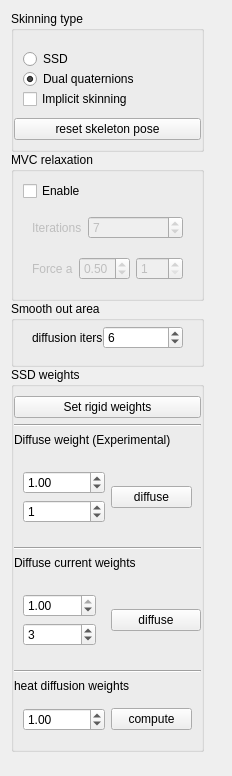
       <widget class="QWidget" name="Animation_settings">
        <property name="geometry">
         <rect>
          <x>0</x>
          <y>0</y>
          <width>232</width>
          <height>776</height>
         </rect>
        </property>
        <attribute name="label">
         <string>Skinning</string>
        </attribute>
        <layout class="QHBoxLayout" name="horizontalLayout_2">
         <item>
          <layout class="QVBoxLayout" name="vert_layout_anim_toolbox">
           <property name="spacing">
            <number>0</number>
           </property>
           <item>
            <widget class="QGroupBox" name="box_anim_type">
             <property name="title">
              <string>Skinning type</string>
             </property>
             <layout class="QVBoxLayout" name="verticalLayout_10">
              <property name="spacing">
               <number>0</number>
              </property>
              <property name="leftMargin">
               <number>0</number>
              </property>
              <property name="rightMargin">
               <number>0</number>
              </property>
              <item>
               <widget class="QWidget" name="radio_grp_3" native="true">
                <layout class="QVBoxLayout" name="verticalLayout_11">
                 <property name="spacing">
                  <number>0</number>
                 </property>
                 <item>
                  <widget class="QRadioButton" name="ssd_raio">
                   <property name="text">
                    <string>SSD</string>
                   </property>
                   <property name="checked">
                    <bool>false</bool>
                   </property>
                  </widget>
                 </item>
                 <item>
                  <widget class="QRadioButton" name="dual_quaternion_radio">
                   <property name="text">
                    <string>Dual quaternions</string>
                   </property>
                   <property name="checked">
                    <bool>true</bool>
                   </property>
                  </widget>
                 </item>
                 <item>
                  <widget class="QCheckBox" name="implicit_skinning_checkBox">
                   <property name="text">
                    <string>Implicit skinning</string>
                   </property>
                  </widget>
                 </item>
                </layout>
               </widget>
              </item>
              <item>
               <widget class="QPushButton" name="reset_anim">
                <property name="toolTip">
                 <string>&lt;html&gt;&lt;head/&gt;&lt;body&gt;&lt;p&gt;Set skeleton to the rest pose.&lt;/p&gt;&lt;p&gt;Shortcut: backspace&lt;/p&gt;&lt;/body&gt;&lt;/html&gt;</string>
                </property>
                <property name="text">
                 <string>reset skeleton pose</string>
                </property>
               </widget>
              </item>
             </layout>
            </widget>
           </item>
           <item>
            <widget class="QGroupBox" name="grpBox_smoothing">
             <property name="title">
              <string>MVC relaxation</string>
             </property>
             <layout class="QVBoxLayout" name="verticalLayout_9">
              <property name="spacing">
               <number>6</number>
              </property>
              <item>
               <widget class="QCheckBox" name="enable_smoothing">
                <property name="text">
                 <string>Enable</string>
                </property>
               </widget>
              </item>
              <item>
               <widget class="QWidget" name="widget_7" native="true">
                <property name="enabled">
                 <bool>false</bool>
                </property>
                <layout class="QVBoxLayout" name="verticalLayout_27">
                 <property name="spacing">
                  <number>0</number>
                 </property>
                 <property name="margin">
                  <number>0</number>
                 </property>
                 <item>
                  <widget class="QWidget" name="form_widget_smoot_iter" native="true">
                   <layout class="QFormLayout" name="formLayout">
                    <item row="0" column="1">
                     <widget class="QSpinBox" name="spinBox_smooth_iter">
                      <property name="buttonSymbols">
                       <enum>QAbstractSpinBox::UpDownArrows</enum>
                      </property>
                      <property name="minimum">
                       <number>1</number>
                      </property>
                      <property name="maximum">
                       <number>300</number>
                      </property>
                      <property name="value">
                       <number>7</number>
                      </property>
                     </widget>
                    </item>
                    <item row="0" column="0">
                     <widget class="QLabel" name="lbl_nb_iter_smoothing">
                      <property name="text">
                       <string>Iterations</string>
                      </property>
                     </widget>
                    </item>
                   </layout>
                  </widget>
                 </item>
                 <item>
                  <widget class="QWidget" name="widget_force_a_b" native="true">
                   <property name="enabled">
                    <bool>false</bool>
                   </property>
                   <layout class="QVBoxLayout" name="verticalLayout_26">
                    <property name="margin">
                     <number>0</number>
                    </property>
                    <item>
                     <widget class="QWidget" name="widget_3" native="true">
                      <layout class="QHBoxLayout" name="horizontalLayout_5">
                       <item>
                        <widget class="QLabel" name="lbl_smooth_force_a">
                         <property name="toolTip">
                          <string>For Laplacian/tangential set the smoothing strenght.
For Humphrey set how much the original position counts</string>
                         </property>
                         <property name="text">
                          <string>Force a</string>
                         </property>
                        </widget>
                       </item>
                       <item>
                        <widget class="QDoubleSpinBox" name="spinB_smooth_force_a">
                         <property name="maximum">
                          <double>1.000000000000000</double>
                         </property>
                         <property name="singleStep">
                          <double>0.100000000000000</double>
                         </property>
                         <property name="value">
                          <double>0.500000000000000</double>
                         </property>
                        </widget>
                       </item>
                       <item>
                        <widget class="QSpinBox" name="spinBox_2">
                         <property name="minimum">
                          <number>1</number>
                         </property>
                         <property name="maximum">
                          <number>150</number>
                         </property>
                        </widget>
                       </item>
                      </layout>
                     </widget>
                    </item>
                   </layout>
                  </widget>
                 </item>
                </layout>
               </widget>
              </item>
             </layout>
            </widget>
           </item>
           <item>
            <widget class="QGroupBox" name="grpBox_smoothing_weights">
             <property name="title">
              <string>Smooth out area</string>
             </property>
             <layout class="QVBoxLayout" name="verticalLayout_23">
              <property name="topMargin">
               <number>5</number>
              </property>
              <item>
               <widget class="QWidget" name="widget_smooth_weights_diffuse_iter" native="true">
                <layout class="QFormLayout" name="formLayout_2">
                 <property name="horizontalSpacing">
                  <number>0</number>
                 </property>
                 <property name="topMargin">
                  <number>0</number>
                 </property>
                 <property name="bottomMargin">
                  <number>0</number>
                 </property>
                 <item row="0" column="1">
                  <widget class="QSpinBox" name="spinBox_diffuse_smoothing_weights_iter">
                   <property name="minimum">
                    <number>1</number>
                   </property>
                   <property name="maximum">
                    <number>200</number>
                   </property>
                   <property name="value">
                    <number>6</number>
                   </property>
                  </widget>
                 </item>
                 <item row="0" column="0">
                  <widget class="QLabel" name="lbl_nb_iter_smoothing_weight_diffusion">
                   <property name="text">
                    <string>diffusion iters</string>
                   </property>
                  </widget>
                 </item>
                </layout>
               </widget>
              </item>
              <item>
               <widget class="QWidget" name="widget_8" native="true">
                <layout class="QHBoxLayout" name="horizontalLayout_15">
                 <property name="spacing">
                  <number>0</number>
                 </property>
                 <property name="topMargin">
                  <number>0</number>
                 </property>
                 <property name="bottomMargin">
                  <number>0</number>
                 </property>
                </layout>
               </widget>
              </item>
             </layout>
            </widget>
           </item>
           <item>
            <widget class="QGroupBox" name="grpBox_weights">
             <property name="title">
              <string>SSD weights</string>
             </property>
             <layout class="QVBoxLayout" name="verticalLayout_18">
              <property name="spacing">
               <number>6</number>
              </property>
              <property name="leftMargin">
               <number>0</number>
              </property>
              <property name="rightMargin">
               <number>0</number>
              </property>
              <item>
               <widget class="QPushButton" name="pushB_set_rigid_weights">
                <property name="toolTip">
                 <string>Associates rigid weights to every bones.</string>
                </property>
                <property name="text">
                 <string>Set rigid weights</string>
                </property>
               </widget>
              </item>
              <item>
               <widget class="Line" name="line_5">
                <property name="orientation">
                 <enum>Qt::Horizontal</enum>
                </property>
               </widget>
              </item>
              <item>
               <widget class="QLabel" name="lbl_auto_weights_experimental">
                <property name="text">
                 <string>Diffuse weight (Experimental)</string>
                </property>
               </widget>
              </item>
              <item>
               <widget class="QWidget" name="grp_widget_auto_weight" native="true">
                <layout class="QHBoxLayout" name="horizontalLayout_13">
                 <item>
                  <widget class="QWidget" name="widget_5" native="true">
                   <layout class="QVBoxLayout" name="verticalLayout_24">
                    <property name="leftMargin">
                     <number>0</number>
                    </property>
                    <property name="rightMargin">
                     <number>0</number>
                    </property>
                    <item>
                     <widget class="QDoubleSpinBox" name="dSpinB_diff_w_alpha_exp">
                      <property name="minimum">
                       <double>-100.000000000000000</double>
                      </property>
                      <property name="maximum">
                       <double>100.000000000000000</double>
                      </property>
                      <property name="singleStep">
                       <double>0.200000000000000</double>
                      </property>
                      <property name="value">
                       <double>1.000000000000000</double>
                      </property>
                     </widget>
                    </item>
                    <item>
                     <widget class="QSpinBox" name="spinB_auto_w_nb_iter_exp">
                      <property name="maximum">
                       <number>200</number>
                      </property>
                      <property name="value">
                       <number>1</number>
                      </property>
                     </widget>
                    </item>
                   </layout>
                  </widget>
                 </item>
                 <item>
                  <widget class="QPushButton" name="pushB_diff_w_exp">
                   <property name="toolTip">
                    <string>Compute ssd weights</string>
                   </property>
                   <property name="text">
                    <string>diffuse</string>
                   </property>
                  </widget>
                 </item>
                </layout>
               </widget>
              </item>
              <item>
               <widget class="Line" name="line_7">
                <property name="orientation">
                 <enum>Qt::Horizontal</enum>
                </property>
               </widget>
              </item>
              <item>
               <widget class="QLabel" name="lbl_diffuse_weights">
                <property name="text">
                 <string>Diffuse current weights</string>
                </property>
               </widget>
              </item>
              <item>
               <widget class="QWidget" name="widget_9" native="true">
                <layout class="QHBoxLayout" name="horizontalLayout_16">
                 <property name="leftMargin">
                  <number>0</number>
                 </property>
                 <property name="rightMargin">
                  <number>0</number>
                 </property>
                 <item>
                  <widget class="QWidget" name="widget_10" native="true">
                   <layout class="QVBoxLayout" name="verticalLayout_28">
                    <item>
                     <widget class="QDoubleSpinBox" name="dSpinB_diff_w_alpha">
                      <property name="maximum">
                       <double>1.000000000000000</double>
                      </property>
                      <property name="singleStep">
                       <double>0.100000000000000</double>
                      </property>
                      <property name="value">
                       <double>1.000000000000000</double>
                      </property>
                     </widget>
                    </item>
                    <item>
                     <widget class="QSpinBox" name="spinB_diff_w_nb_iter">
                      <property name="maximum">
                       <number>30</number>
                      </property>
                      <property name="value">
                       <number>3</number>
                      </property>
                     </widget>
                    </item>
                   </layout>
                  </widget>
                 </item>
                 <item>
                  <widget class="QPushButton" name="pushB_diffuse_curr_weights">
                   <property name="text">
                    <string>diffuse</string>
                   </property>
                  </widget>
                 </item>
                </layout>
               </widget>
              </item>
              <item>
               <widget class="Line" name="line_10">
                <property name="orientation">
                 <enum>Qt::Horizontal</enum>
                </property>
               </widget>
              </item>
              <item>
               <widget class="QLabel" name="lbl_heat_diffusion_weights">
                <property name="text">
                 <string>heat diffusion weights</string>
                </property>
               </widget>
              </item>
              <item>
               <widget class="QWidget" name="grp_widget_heat_diffusion" native="true">
                <layout class="QHBoxLayout" name="horizontalLayout_23">
                 <item>
                  <widget class="QDoubleSpinBox" name="dSpinBox_heat_coeff">
                   <property name="maximum">
                    <double>10.000000000000000</double>
                   </property>
                   <property name="singleStep">
                    <double>0.100000000000000</double>
                   </property>
                   <property name="value">
                    <double>1.000000000000000</double>
                   </property>
                  </widget>
                 </item>
                 <item>
                  <widget class="QPushButton" name="pButton_compute_heat_difusion">
                   <property name="text">
                    <string>compute</string>
                   </property>
                  </widget>
                 </item>
                </layout>
               </widget>
              </item>
             </layout>
            </widget>
           </item>
           <item>
            <spacer name="verticalSpacer">
             <property name="orientation">
              <enum>Qt::Vertical</enum>
             </property>
             <property name="sizeHint" stdset="0">
              <size>
               <width>20</width>
               <height>40</height>
              </size>
             </property>
            </spacer>
           </item>
          </layout>
         </item>
         <item>
          <spacer name="horizontalSpacer">
           <property name="orientation">
            <enum>Qt::Horizontal</enum>
           </property>
           <property name="sizeHint" stdset="0">
            <size>
             <width>40</width>
             <height>20</height>
            </size>
           </property>
          </spacer>
         </item>
        </layout>
       </widget>
